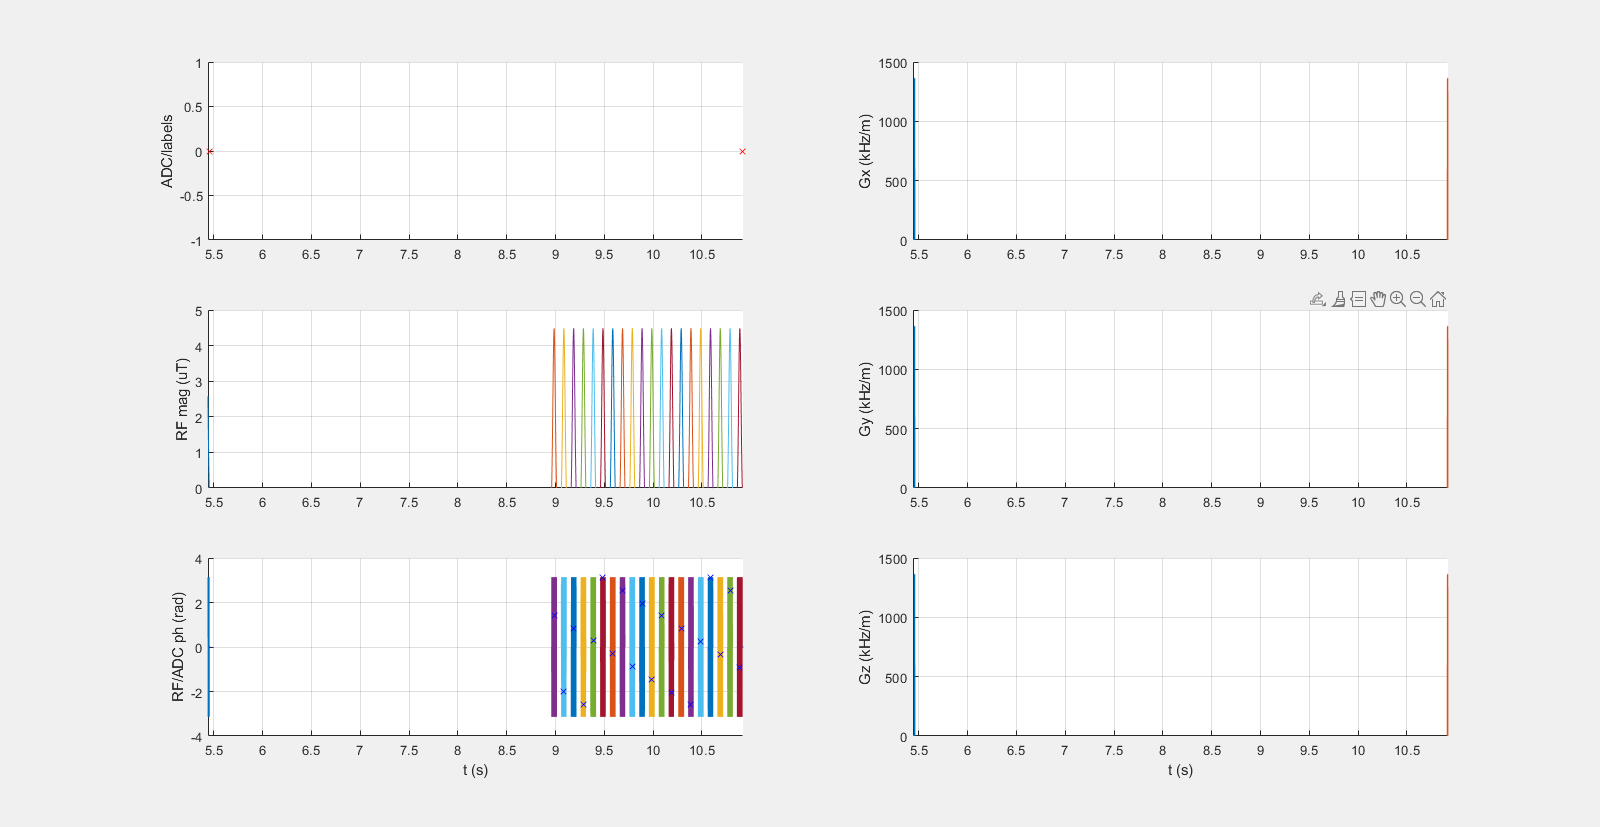

Recreate this plot in Python.
# APTw_3T_002_2uT_20SincGauss_DC50_2s_braintumor
# Creates a sequence file for an APTw protocol with Sinc-Gaussian pulses, 50% DC and tsat of 2 s
#
# Patrick Schuenke 2020
# patrick.schuenke@ptb.de

import os
import numpy as np
from pypulseq.Sequence.sequence import Sequence
from pypulseq.make_adc import make_adc
from pypulseq.make_delay import make_delay
from pypulseq.make_trap_pulse import make_trapezoid
from pypulseq.make_sinc_pulse import make_sinc_pulse
from pypulseq.opts import Opts
from bmctool.utils.pulses.calc_power_equivalents import calc_power_equivalent
from bmctool.utils.seq.write import write_seq

# get id of generation file
seqid = os.path.splitext(os.path.basename(__file__))[0]

# general settings
author = 'Patrick Schuenke'
plot_sequence = False  # plot preparation block?
convert_to_1_3 = True  # convert seq-file to a pseudo version 1.3 file?

# sequence definitions (everything in seq_defs will be written to definitions of the .seq-file)
b1: float = 2.4  # B1 peak amplitude [µT] (the cw power equivalent will be calculated and written to seq_defs below)
seq_defs:dict = {}
seq_defs['b0'] = 3  # B0 [T]
seq_defs['n_pulses'] = 20  # number of pulses  #
seq_defs['tp'] = 50e-3  # pulse duration [s]
seq_defs['td'] = 50e-3  # interpulse delay [s]
seq_defs['trec'] = 3.5  # recovery time [s]
seq_defs['trec_m0'] = 3.5  # recovery time before M0 [s]
seq_defs['m0_offset'] = -1560  # m0 offset [ppm]
seq_defs['offsets_ppm'] = np.append(seq_defs['m0_offset'], np.linspace(-4, 4, 33))  # offset vector [ppm]

seq_defs['dcsat'] = (seq_defs['tp']) / (seq_defs['tp'] + seq_defs['td'])  # duty cycle
seq_defs['num_meas'] = seq_defs['offsets_ppm'].size  # number of repetition
seq_defs['tsat'] = seq_defs['n_pulses'] * (seq_defs['tp'] + seq_defs['td']) - seq_defs['td']  # saturation time [s]
seq_defs['seq_id_string'] = seqid  # unique seq id

seq_filename = seq_defs['seq_id_string'] + '.seq'

# scanner limits
sys = Opts(max_grad=40, grad_unit='mT/m', max_slew=130, slew_unit='T/m/s',
           rf_ringdown_time=30e-6, rf_dead_time=100e-6, rf_raster_time=1e-6)

gamma_hz = 42.5764

# ===========
# PREPARATION
# ===========

# spoiler
spoil_amp = 0.8 * sys.max_grad  # Hz/m
rise_time = 1.0e-3  # spoiler rise time in seconds
spoil_dur = 6.5e-3  # complete spoiler duration in seconds

gx_spoil, gy_spoil, gz_spoil = [make_trapezoid(channel=c, system=sys, amplitude=spoil_amp, duration=spoil_dur,
                                               rise_time=rise_time) for c in ['x', 'y', 'z']]

# RF pulses
flip_angle_sat = b1 * gamma_hz * 2 * np.pi * seq_defs['tp']
sat_pulse, _, _ = make_sinc_pulse(flip_angle=flip_angle_sat, duration=seq_defs['tp'], system=sys,
                                  time_bw_product=2, apodization=0.15)  # philips-like sinc

seq_defs['b1cwpe'] = calc_power_equivalent(rf_pulse=sat_pulse, tp=seq_defs['tp'], td=seq_defs['td'], gamma_hz=gamma_hz)

# ADC events
pseudo_adc = make_adc(num_samples=1, duration=1e-3)  # (not played out; just used to split measurements)

# DELAYS
post_spoil_delay = make_delay(50e-6)
td_delay = make_delay(seq_defs['td'])
trec_delay = make_delay(seq_defs['trec'])
m0_delay = make_delay(seq_defs['trec_m0'])

# Sequence object
seq = Sequence()

# ===
# RUN
# ===

offsets_hz = seq_defs['offsets_ppm'] * gamma_hz * seq_defs['b0']  # convert from ppm to Hz

for m, offset in enumerate(offsets_hz):
    # print progress/offset
    print(f' {m + 1} / {len(offsets_hz)} : offset {offset}')

    # reset accumulated phase
    accum_phase = 0

    # add delay
    if offset == seq_defs['m0_offset'] * gamma_hz * seq_defs['b0']:
        if seq_defs['trec_m0'] > 0:
            seq.add_block(m0_delay)
    else:
        if seq_defs['trec'] > 0:
            seq.add_block(trec_delay)

    # set sat_pulse
    sat_pulse.freq_offset = offset
    for n in range(seq_defs['n_pulses']):
        sat_pulse.phase_offset = accum_phase % (2 * np.pi)
        seq.add_block(sat_pulse)
        accum_phase = (accum_phase + offset * 2 * np.pi * np.sum(np.abs(sat_pulse.signal) > 0) * 1e-6) % (2 * np.pi)
        if n < seq_defs['n_pulses']-1:
            seq.add_block(td_delay)
    seq.add_block(gx_spoil, gy_spoil, gz_spoil)
    seq.add_block(pseudo_adc)

write_seq(seq=seq,
          seq_defs=seq_defs,
          filename=seqid+'.seq',
          author=author,
          use_matlab_names=True,
          convert_to_1_3=convert_to_1_3)

# plot the sequence
if plot_sequence:
    seq.plot(time_range=[0, seq_defs['trec_m0']+seq_defs['tsat']])  # to plot all offsets, remove time_range argument
